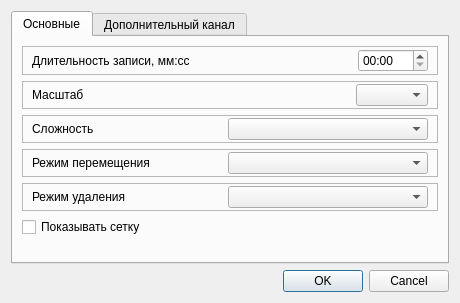
<?xml version="1.0" encoding="UTF-8"?>
<ui version="4.0">
 <class>TrenTetrisParamsDialog</class>
 <widget class="QDialog" name="TrenTetrisParamsDialog">
  <property name="geometry">
   <rect>
    <x>0</x>
    <y>0</y>
    <width>460</width>
    <height>303</height>
   </rect>
  </property>
  <property name="windowTitle">
   <string>Параметры тренажера типа &quot;Тетрис&quot;</string>
  </property>
  <layout class="QVBoxLayout" name="verticalLayout">
   <item>
    <widget class="QTabWidget" name="tabWidget">
     <property name="currentIndex">
      <number>0</number>
     </property>
     <widget class="QWidget" name="tabMain">
      <attribute name="title">
       <string>Основные</string>
      </attribute>
      <layout class="QVBoxLayout" name="verticalLayout_2">
       <item>
        <widget class="QFrame" name="frGameTime">
         <property name="frameShape">
          <enum>QFrame::StyledPanel</enum>
         </property>
         <property name="frameShadow">
          <enum>QFrame::Raised</enum>
         </property>
         <layout class="QHBoxLayout" name="horizontalLayout_7">
          <property name="topMargin">
           <number>2</number>
          </property>
          <property name="bottomMargin">
           <number>2</number>
          </property>
          <item>
           <widget class="QLabel" name="lblGameTime">
            <property name="text">
             <string>Длительность записи, мм:сс</string>
            </property>
           </widget>
          </item>
          <item>
           <spacer name="horizontalSpacer_7">
            <property name="orientation">
             <enum>Qt::Horizontal</enum>
            </property>
            <property name="sizeHint" stdset="0">
             <size>
              <width>40</width>
              <height>20</height>
             </size>
            </property>
           </spacer>
          </item>
          <item>
           <widget class="QTimeEdit" name="edGameTime">
            <property name="minimumSize">
             <size>
              <width>70</width>
              <height>0</height>
             </size>
            </property>
            <property name="displayFormat">
             <string>mm:ss</string>
            </property>
           </widget>
          </item>
         </layout>
        </widget>
       </item>
       <item>
        <widget class="QFrame" name="frScale">
         <property name="frameShape">
          <enum>QFrame::StyledPanel</enum>
         </property>
         <property name="frameShadow">
          <enum>QFrame::Raised</enum>
         </property>
         <layout class="QHBoxLayout" name="horizontalLayout_6">
          <property name="topMargin">
           <number>2</number>
          </property>
          <property name="bottomMargin">
           <number>2</number>
          </property>
          <item>
           <widget class="QLabel" name="lblScale">
            <property name="text">
             <string>Масштаб</string>
            </property>
           </widget>
          </item>
          <item>
           <spacer name="horizontalSpacer_6">
            <property name="orientation">
             <enum>Qt::Horizontal</enum>
            </property>
            <property name="sizeHint" stdset="0">
             <size>
              <width>40</width>
              <height>20</height>
             </size>
            </property>
           </spacer>
          </item>
          <item>
           <widget class="QComboBox" name="cbScale">
            <property name="minimumSize">
             <size>
              <width>70</width>
              <height>0</height>
             </size>
            </property>
           </widget>
          </item>
         </layout>
        </widget>
       </item>
       <item>
        <widget class="QFrame" name="frComplexityMode">
         <property name="frameShape">
          <enum>QFrame::StyledPanel</enum>
         </property>
         <property name="frameShadow">
          <enum>QFrame::Raised</enum>
         </property>
         <layout class="QHBoxLayout" name="horizontalLayout_9">
          <property name="topMargin">
           <number>2</number>
          </property>
          <property name="bottomMargin">
           <number>2</number>
          </property>
          <item>
           <widget class="QLabel" name="lblComplexityMode">
            <property name="text">
             <string>Сложность</string>
            </property>
           </widget>
          </item>
          <item>
           <spacer name="horizontalSpacer_9">
            <property name="orientation">
             <enum>Qt::Horizontal</enum>
            </property>
            <property name="sizeHint" stdset="0">
             <size>
              <width>40</width>
              <height>20</height>
             </size>
            </property>
           </spacer>
          </item>
          <item>
           <widget class="QComboBox" name="cbComplexityMode">
            <property name="minimumSize">
             <size>
              <width>200</width>
              <height>0</height>
             </size>
            </property>
           </widget>
          </item>
         </layout>
        </widget>
       </item>
       <item>
        <widget class="QFrame" name="frMovingMode">
         <property name="frameShape">
          <enum>QFrame::StyledPanel</enum>
         </property>
         <property name="frameShadow">
          <enum>QFrame::Raised</enum>
         </property>
         <layout class="QHBoxLayout" name="horizontalLayout_8">
          <property name="topMargin">
           <number>2</number>
          </property>
          <property name="bottomMargin">
           <number>2</number>
          </property>
          <item>
           <widget class="QLabel" name="lblScale_2">
            <property name="text">
             <string>Режим перемещения</string>
            </property>
           </widget>
          </item>
          <item>
           <spacer name="horizontalSpacer_8">
            <property name="orientation">
             <enum>Qt::Horizontal</enum>
            </property>
            <property name="sizeHint" stdset="0">
             <size>
              <width>40</width>
              <height>20</height>
             </size>
            </property>
           </spacer>
          </item>
          <item>
           <widget class="QComboBox" name="cbMovingMode">
            <property name="minimumSize">
             <size>
              <width>200</width>
              <height>0</height>
             </size>
            </property>
           </widget>
          </item>
         </layout>
        </widget>
       </item>
       <item>
        <widget class="QFrame" name="frDeleteMode">
         <property name="frameShape">
          <enum>QFrame::StyledPanel</enum>
         </property>
         <property name="frameShadow">
          <enum>QFrame::Raised</enum>
         </property>
         <layout class="QHBoxLayout" name="horizontalLayout_10">
          <property name="topMargin">
           <number>2</number>
          </property>
          <property name="bottomMargin">
           <number>2</number>
          </property>
          <item>
           <widget class="QLabel" name="lblDeleteMode">
            <property name="text">
             <string>Режим удаления</string>
            </property>
           </widget>
          </item>
          <item>
           <spacer name="horizontalSpacer_10">
            <property name="orientation">
             <enum>Qt::Horizontal</enum>
            </property>
            <property name="sizeHint" stdset="0">
             <size>
              <width>40</width>
              <height>20</height>
             </size>
            </property>
           </spacer>
          </item>
          <item>
           <widget class="QComboBox" name="cbDeleteMode">
            <property name="minimumSize">
             <size>
              <width>200</width>
              <height>0</height>
             </size>
            </property>
           </widget>
          </item>
         </layout>
        </widget>
       </item>
       <item>
        <widget class="QCheckBox" name="cbIsShowGrid">
         <property name="text">
          <string>Показывать сетку</string>
         </property>
        </widget>
       </item>
       <item>
        <spacer name="verticalSpacer_2">
         <property name="orientation">
          <enum>Qt::Vertical</enum>
         </property>
         <property name="sizeType">
          <enum>QSizePolicy::Expanding</enum>
         </property>
         <property name="sizeHint" stdset="0">
          <size>
           <width>20</width>
           <height>31</height>
          </size>
         </property>
        </spacer>
       </item>
      </layout>
     </widget>
     <widget class="QWidget" name="tabPhisioChan">
      <attribute name="title">
       <string>Дополнительный канал</string>
      </attribute>
      <layout class="QVBoxLayout" name="verticalLayout_3">
       <item>
        <widget class="QCheckBox" name="cbUseAdvancedChannel">
         <property name="text">
          <string>Использовать</string>
         </property>
        </widget>
       </item>
       <item>
        <widget class="QFrame" name="frame">
         <property name="frameShape">
          <enum>QFrame::StyledPanel</enum>
         </property>
         <property name="frameShadow">
          <enum>QFrame::Raised</enum>
         </property>
         <layout class="QHBoxLayout" name="horizontalLayout">
          <item>
           <widget class="QLabel" name="lblAdvChannelUseInfoLogo">
            <property name="sizePolicy">
             <sizepolicy hsizetype="Fixed" vsizetype="Preferred">
              <horstretch>0</horstretch>
              <verstretch>0</verstretch>
             </sizepolicy>
            </property>
            <property name="text">
             <string/>
            </property>
            <property name="pixmap">
             <pixmap resource="../../../kernel.qrc">:/images/info32.png</pixmap>
            </property>
           </widget>
          </item>
          <item>
           <widget class="QLabel" name="lblAdvChannelUseInfo">
            <property name="text">
             <string>Используется в режиме захвата и спуска для захвата и укладки, а в режиме автоматического спуска для сброса.</string>
            </property>
            <property name="textFormat">
             <enum>Qt::AutoText</enum>
            </property>
            <property name="wordWrap">
             <bool>true</bool>
            </property>
           </widget>
          </item>
         </layout>
        </widget>
       </item>
       <item>
        <widget class="QFrame" name="frForce">
         <property name="frameShape">
          <enum>QFrame::StyledPanel</enum>
         </property>
         <property name="frameShadow">
          <enum>QFrame::Raised</enum>
         </property>
         <layout class="QHBoxLayout" name="horizontalLayout_11">
          <property name="leftMargin">
           <number>0</number>
          </property>
          <property name="topMargin">
           <number>2</number>
          </property>
          <property name="rightMargin">
           <number>0</number>
          </property>
          <property name="bottomMargin">
           <number>2</number>
          </property>
          <item>
           <widget class="QLabel" name="lblForce">
            <property name="text">
             <string>Порог усилия на силомере, кг</string>
            </property>
           </widget>
          </item>
          <item>
           <spacer name="horizontalSpacer_11">
            <property name="orientation">
             <enum>Qt::Horizontal</enum>
            </property>
            <property name="sizeHint" stdset="0">
             <size>
              <width>40</width>
              <height>20</height>
             </size>
            </property>
           </spacer>
          </item>
          <item>
           <widget class="QSpinBox" name="edForce">
            <property name="minimumSize">
             <size>
              <width>70</width>
              <height>0</height>
             </size>
            </property>
            <property name="minimum">
             <number>1</number>
            </property>
            <property name="maximum">
             <number>100</number>
            </property>
            <property name="singleStep">
             <number>5</number>
            </property>
            <property name="value">
             <number>10</number>
            </property>
           </widget>
          </item>
         </layout>
        </widget>
       </item>
       <item>
        <widget class="QFrame" name="frMyogram">
         <property name="frameShape">
          <enum>QFrame::StyledPanel</enum>
         </property>
         <property name="frameShadow">
          <enum>QFrame::Raised</enum>
         </property>
         <layout class="QHBoxLayout" name="horizontalLayout_12">
          <property name="leftMargin">
           <number>0</number>
          </property>
          <property name="topMargin">
           <number>2</number>
          </property>
          <property name="rightMargin">
           <number>0</number>
          </property>
          <property name="bottomMargin">
           <number>2</number>
          </property>
          <item>
           <widget class="QLabel" name="lblMyogram">
            <property name="text">
             <string>Порог напряжения миограммы, мВ</string>
            </property>
           </widget>
          </item>
          <item>
           <spacer name="horizontalSpacer_12">
            <property name="orientation">
             <enum>Qt::Horizontal</enum>
            </property>
            <property name="sizeHint" stdset="0">
             <size>
              <width>40</width>
              <height>20</height>
             </size>
            </property>
           </spacer>
          </item>
          <item>
           <widget class="QSpinBox" name="edMyogram">
            <property name="minimumSize">
             <size>
              <width>70</width>
              <height>0</height>
             </size>
            </property>
            <property name="minimum">
             <number>50</number>
            </property>
            <property name="maximum">
             <number>1500</number>
            </property>
            <property name="singleStep">
             <number>50</number>
            </property>
            <property name="value">
             <number>200</number>
            </property>
           </widget>
          </item>
         </layout>
        </widget>
       </item>
       <item>
        <spacer name="verticalSpacer">
         <property name="orientation">
          <enum>Qt::Vertical</enum>
         </property>
         <property name="sizeHint" stdset="0">
          <size>
           <width>20</width>
           <height>40</height>
          </size>
         </property>
        </spacer>
       </item>
      </layout>
     </widget>
    </widget>
   </item>
   <item>
    <widget class="QDialogButtonBox" name="buttonBox">
     <property name="orientation">
      <enum>Qt::Horizontal</enum>
     </property>
     <property name="standardButtons">
      <set>QDialogButtonBox::Cancel|QDialogButtonBox::Ok</set>
     </property>
    </widget>
   </item>
  </layout>
 </widget>
 <resources>
  <include location="../../../kernel.qrc"/>
 </resources>
 <connections>
  <connection>
   <sender>buttonBox</sender>
   <signal>accepted()</signal>
   <receiver>TrenTetrisParamsDialog</receiver>
   <slot>accept()</slot>
   <hints>
    <hint type="sourcelabel">
     <x>259</x>
     <y>249</y>
    </hint>
    <hint type="destinationlabel">
     <x>157</x>
     <y>274</y>
    </hint>
   </hints>
  </connection>
  <connection>
   <sender>buttonBox</sender>
   <signal>rejected()</signal>
   <receiver>TrenTetrisParamsDialog</receiver>
   <slot>reject()</slot>
   <hints>
    <hint type="sourcelabel">
     <x>327</x>
     <y>249</y>
    </hint>
    <hint type="destinationlabel">
     <x>286</x>
     <y>274</y>
    </hint>
   </hints>
  </connection>
  <connection>
   <sender>cbUseAdvancedChannel</sender>
   <signal>clicked(bool)</signal>
   <receiver>TrenTetrisParamsDialog</receiver>
   <slot>onPhisioChanEnabledChange(bool)</slot>
   <hints>
    <hint type="sourcelabel">
     <x>192</x>
     <y>47</y>
    </hint>
    <hint type="destinationlabel">
     <x>458</x>
     <y>54</y>
    </hint>
   </hints>
  </connection>
 </connections>
 <slots>
  <slot>onPhisioChanEnabledChange(bool)</slot>
 </slots>
</ui>
